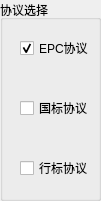
           <widget class="QGroupBox" name="groupBox_7">
            <property name="geometry">
             <rect>
              <x>20</x>
              <y>30</y>
              <width>101</width>
              <height>201</height>
             </rect>
            </property>
            <property name="title">
             <string>协议选择</string>
            </property>
            <widget class="QCheckBox" name="radioProtocalEpc">
             <property name="geometry">
              <rect>
               <x>20</x>
               <y>40</y>
               <width>71</width>
               <height>16</height>
              </rect>
             </property>
             <property name="text">
              <string>EPC协议</string>
             </property>
             <property name="checked">
              <bool>true</bool>
             </property>
            </widget>
            <widget class="QCheckBox" name="radioProtocalGb">
             <property name="geometry">
              <rect>
               <x>20</x>
               <y>100</y>
               <width>71</width>
               <height>16</height>
              </rect>
             </property>
             <property name="text">
              <string>国标协议</string>
             </property>
            </widget>
            <widget class="QCheckBox" name="radioProtocalHb">
             <property name="geometry">
              <rect>
               <x>20</x>
               <y>160</y>
               <width>71</width>
               <height>16</height>
              </rect>
             </property>
             <property name="text">
              <string>行标协议</string>
             </property>
            </widget>
           </widget>
